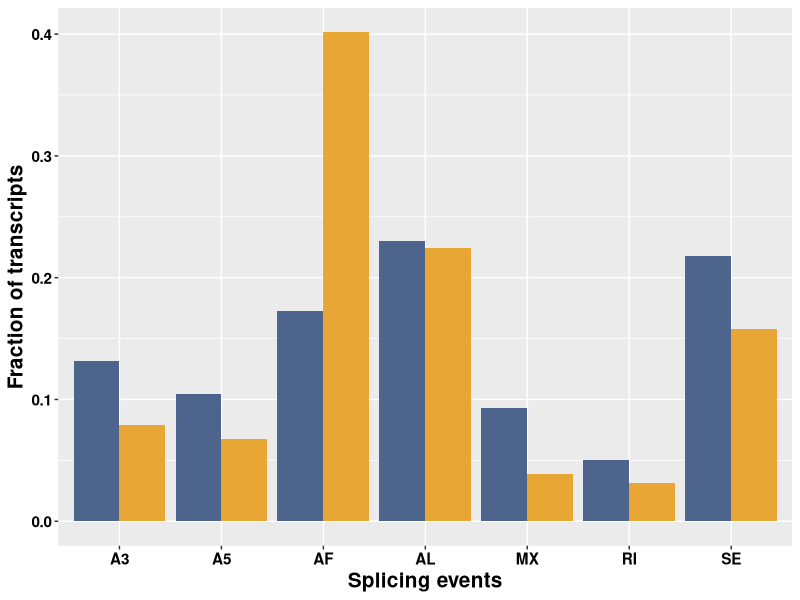
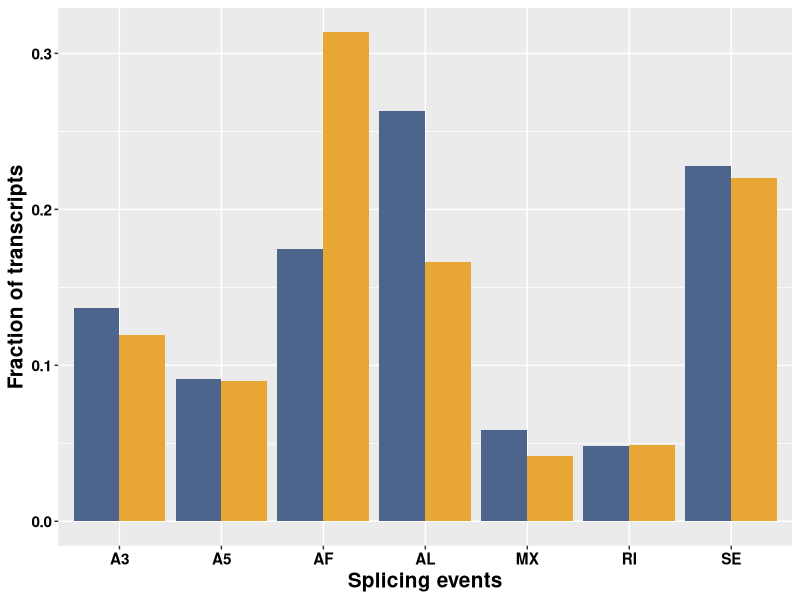

Source code (R) for these figures, in order:
#alternative splicing events plot

#human
data_lncRNA <- read.csv("lncrna_ASE_h.csv")
data_CDS <- read.csv("mrna_ASE_h.csv")

library(dplyr)
a <- sum(data_lncRNA$A3)
b <- sum(data_lncRNA$A5)
c <- sum(data_lncRNA$AF)
d <- sum(data_lncRNA$AL)
e <- sum(data_lncRNA$MX)
f <- sum(data_lncRNA$RI)
g <- sum(data_lncRNA$SE)
h <- a+b+c+d+e+f+g
a1 <- sum(data_CDS$A3)
b1 <- sum(data_CDS$A5)
c1 <- sum(data_CDS$AF)
d1 <- sum(data_CDS$AL)
e1 <- sum(data_CDS$MX)
f1 <- sum(data_CDS$RI)
g1 <- sum(data_CDS$SE)
h1 <- a1+b1+c1+d1+e1+f1+g1

library(ggplot2)
Splicing_events <- c(rep("A3",2),rep("A5",2),rep("AF",2),rep("AL",2),rep("MX",2)
                     ,rep("RI",2),rep("SE",2))
Type_of_gene <- rep(c("lncRNA","pcg"),7)
Fraction_of_transcripts <- as.numeric(c(a/h,a1/h1,b/h,b1/h1,c/h,c1/h1,d/h,d1/h1,
                                e/h,e1/h1,f/h,f1/h1,g/h,g1/h1))
df <- data.frame(Splicing_events,Type_of_gene,Fraction_of_transcripts)
df
level_order <- c("A3","A5","AF","AL","MX","RI","SE")
tiff("/home/dell/Documents/koushiki/final_fig/fig_c.tiff",width = 1200, height = 1200, res = 300)
p <- ggplot(df, aes(factor(Splicing_events, level=level_order), 
                    Fraction_of_transcripts, fill=Type_of_gene)) + 
  geom_bar(stat="identity", position = "dodge") +
  scale_fill_manual(values = c("#4D648D", "#E8A735"))
p + xlab("Splicing events") + ylab("Fraction of transcripts")+ 
  theme(axis.title = element_text(size = 15, color = "black", face = "bold"),
        axis.text = element_text(size = 11, color = "black", face="bold")) + theme(legend.position = "none") 
dev.off()

#mouse
data_lncRNA <- read.csv("lncrna_ASE_m.csv")
data_CDS <- read.csv("mrna_ASE_m.csv")

library(dplyr)
a <- sum(data_lncRNA$A3)
b <- sum(data_lncRNA$A5)
c <- sum(data_lncRNA$AF)
d <- sum(data_lncRNA$AL)
e <- sum(data_lncRNA$MX)
f <- sum(data_lncRNA$RI)
g <- sum(data_lncRNA$SE)
h <- a+b+c+d+e+f+g
a1 <- sum(data_CDS$A3)
b1 <- sum(data_CDS$A5)
c1 <- sum(data_CDS$AF)
d1 <- sum(data_CDS$AL)
e1 <- sum(data_CDS$MX)
f1 <- sum(data_CDS$RI)
g1 <- sum(data_CDS$SE)
h1 <- a1+b1+c1+d1+e1+f1+g1

library(ggplot2)
Splicing_events <- c(rep("A3",2),rep("A5",2),rep("AF",2),rep("AL",2),rep("MX",2)
                     ,rep("RI",2),rep("SE",2))
Type_of_gene <- rep(c("lncRNA","pcg"),7)
Fraction_of_transcripts <- as.numeric(c(a/h,a1/h1,b/h,b1/h1,c/h,c1/h1,d/h,d1/h1,
                                        e/h,e1/h1,f/h,f1/h1,g/h,g1/h1))
df <- data.frame(Splicing_events,Type_of_gene,Fraction_of_transcripts)
df
level_order <- c("A3","A5","AF","AL","MX","RI","SE")
tiff("/home/dell/Documents/koushiki/final_fig/fig_d.tiff",width = 1200, height = 1200, res = 300)
p <- ggplot(df, aes(factor(Splicing_events, level=level_order), 
                    Fraction_of_transcripts, fill=Type_of_gene)) + 
  geom_bar(stat="identity", position = "dodge") +
  scale_fill_manual(values = c("#4D648D", "#E8A735"))
p + xlab("Splicing events") + ylab("Fraction of transcripts")+ 
  theme(axis.title = element_text(size = 15, color = "black", face = "bold"),
        axis.text = element_text(size = 11, color = "black", face="bold")) + theme(legend.position = "none") 
dev.off()